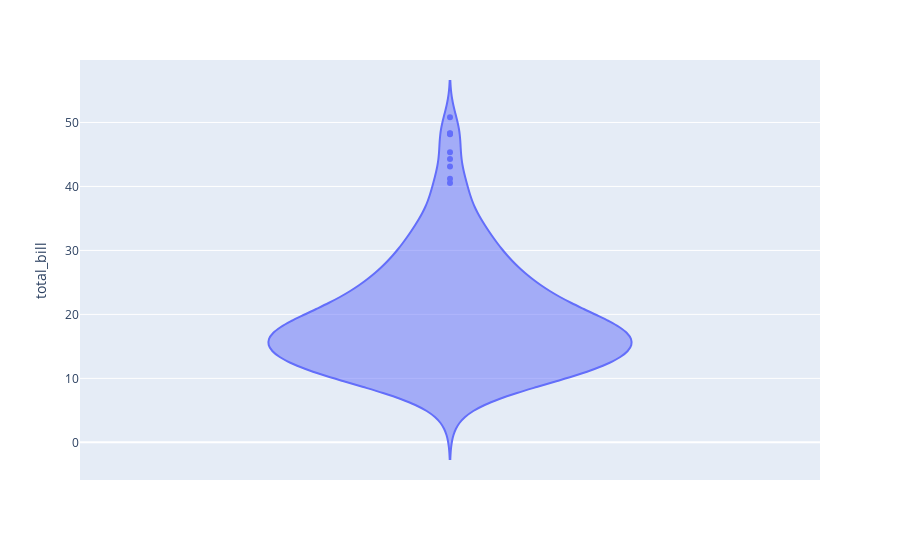

The notebook cell this image was saved under:
### Code cell
import plotly.express as px

df = px.data.tips()
fig = px.violin(df, y="total_bill")
fig.show()

### Figure 1 — Plotly figure (JSON) as saved in the notebook; plotly's stock layout.template omitted (floating-point values rounded to 4 significant figures; data arrays with more than 128 entries replaced by an {"elided": "..."} marker saying what was removed)
{"data": [{"alignmentgroup": "True", "box": {"visible": false}, "hovertemplate": "total_bill=%{y}<extra></extra>", "legendgroup": "", "marker": {"color": "#636efa"}, "name": "", "offsetgroup": "", "orientation": "v", "scalegroup": "True", "showlegend": false, "type": "violin", "x0": " ", "xaxis": "x", "y": {"elided": "244 float values"}, "y0": " ", "yaxis": "y"}], "layout": {"legend": {"tracegroupgap": 0}, "margin": {"t": 60}, "violinmode": "group", "xaxis": {"anchor": "y", "domain": [0, 1]}, "yaxis": {"anchor": "x", "domain": [0, 1], "title": {"text": "total_bill"}}}}
